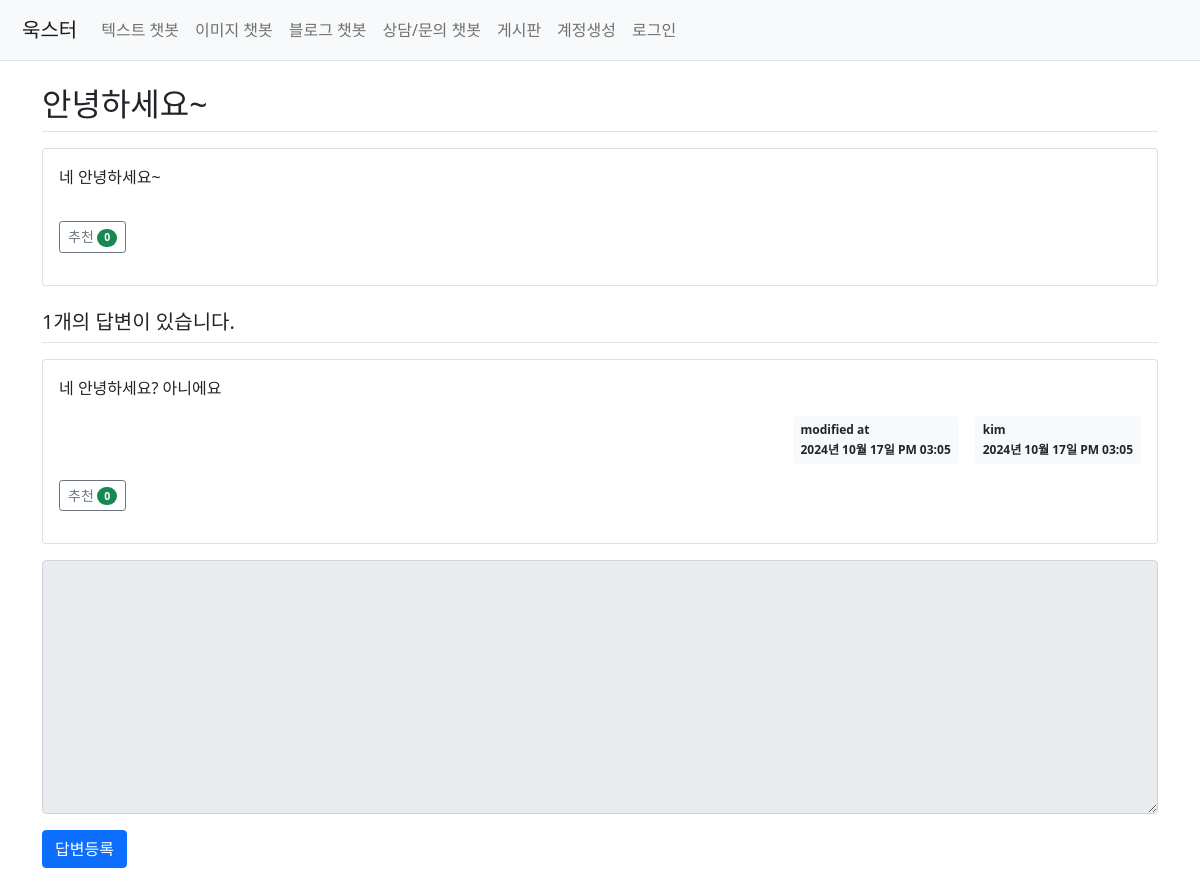
/question/detail/1/, run on an earlier commit of the app's database.
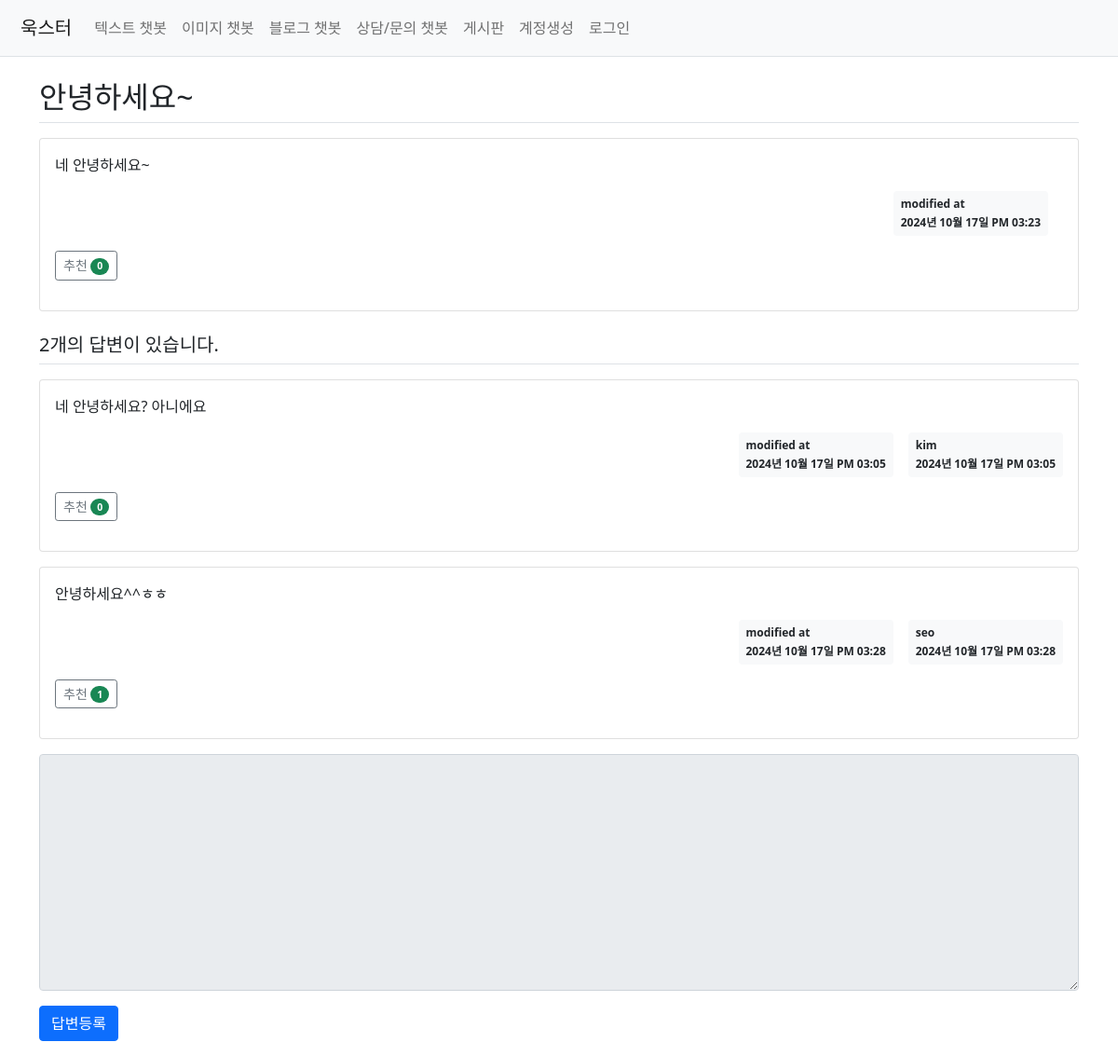
And on a later commit of the database.
### my_flask_app/models.py (models this page shows)
class Question(db.Model):
    id = db.Column(db.Integer, primary_key=True)
    subject = db.Column(db.String(200), nullable=False)
    content = db.Column(db.Text(), nullable=False)
    create_date = db.Column(db.DateTime(), nullable=False)
    user_id = db.Column(db.Integer, db.ForeignKey('user.id', ondelete='CASCADE'), nullable=False)
    user = db.relationship('User', backref=db.backref('question_set'))
    modify_date = db.Column(db.DateTime(), nullable=True)
    voter = db.relationship('User', secondary=question_voter, backref=db.backref('question_voter_set'))

class Answer(db.Model):
    id = db.Column(db.Integer, primary_key=True)
    question_id = db.Column(db.Integer, db.ForeignKey('question.id', ondelete='CASCADE'))
    question = db.relationship('Question', backref=db.backref('answer_set'))
    content = db.Column(db.Text(), nullable=False)
    create_date = db.Column(db.DateTime(), nullable=False)
    user_id = db.Column(db.Integer, db.ForeignKey('user.id', ondelete='CASCADE'), nullable=False)
    user = db.relationship('User', backref=db.backref('answer_set'))
    modify_date = db.Column(db.DateTime(), nullable=True)
    voter = db.relationship('User', secondary=answer_voter, backref=db.backref('answer_voter_set'))

class User(db.Model):
    id = db.Column(db.Integer, primary_key=True)
    username = db.Column(db.String(150), unique=True, nullable=False)
    password = db.Column(db.String(200), nullable=False)
    email = db.Column(db.String(120), unique=True, nullable=False)

### my_flask_app/views/question_views.py (the view)
@bp.route('/detail/<int:question_id>/')
def detail(question_id):
    form = AnswerForm()
    question = Question.query.get_or_404(question_id)
    return render_template('question/question_detail.html', question=question, form=form)

### my_flask_app/forms.py
class AnswerForm(FlaskForm):
    content = TextAreaField('내용', validators=[DataRequired('내용은 필수입력 항목입니다.')])

### my_flask_app/filter.py (called while the page is built)
def format_datetime(value, fmt='%Y년 %m월 %d일 %p %I:%M'):
    return value.strftime(fmt)

### my_flask_app/views/auth_views.py (called while the page is built)
@bp.before_app_request
def load_logged_in_user():
    user_id = session.get('user_id')
    if user_id is None:
        g.user = None
    else:
        g.user = User.query.get(user_id)

### my_flask_app/templates/question/question_detail.html (shortened to what this page needs)
{% extends 'base.html' %}
{% block content %}
<div class="container my-3">
    <h2 class="border-bottom py-2">{{ question.subject }}</h2>
    <div class="card my-3">
        <div class="card-body">
            <div class="card-text">{{ question.content|markdown }}</div>
            <div class="d-flex justify-content-end">
                {% if question.modify_date %}
                <div class="badge bg-light text-dark p-2 text-start mx-3">
                    <div class="mb-2">modified at</div>
                    <div>{{ question.modify_date|datetime }}</div>
                </div>
                {% endif %}
            </div>
            <div class="my-3">
                <a href="javascript:void(0)" data-uri="{{ url_for('question.vote', question_id=question.id) }}"
                    class="recommend btn btn-sm btn-outline-secondary"> 추천
                    <span class="badge rounded-pill bg-success">{{ question.voter|length }}</span>
                </a>
            </div>
        </div>
    </div>
    <h5 class="border-bottom my-3 py-2">{{ question.answer_set|length }}개의 답변이 있습니다.</h5>
    {% for answer in question.answer_set %}
    <div class="card my-3">
        <div class="card-body">
            <div class="card-text">{{ answer.content|markdown }}</div>
            <div class="d-flex justify-content-end">
                {% if answer.modify_date %}
                <div class="badge bg-light text-dark p-2 text-start mx-3">
                    <div class="mb-2">modified at</div>
                    <div>{{ answer.modify_date|datetime }}</div>
                </div>
                {% endif %}
                <div class="badge bg-light text-dark p-2 text-start">
                    <div class="mb-2">{{ answer.user.username }}</div>
                    <div>{{ answer.create_date|datetime }}</div>
                </div>
            </div>
            <div class="my-3">
                <a href="javascript:void(0)" data-uri="{{ url_for('answer.vote', answer_id=answer.id) }}"
                    class="recommend btn btn-sm btn-outline-secondary"> 추천
                    <span class="badge rounded-pill bg-success">{{ answer.voter|length }}</span>
                </a>
            </div>
        </div>
    </div>
    {% endfor %}
    <form action="{{ url_for('answer.create', question_id=question.id) }}" method="post" class="my-3">
        <div class="mb-3">
            <textarea {% if not g.user %}disabled{% endif %}
                    name="content" id="content" class="form-control" rows="10"></textarea>
        </div>
        <input type="submit" value="답변등록" class="btn btn-primary">
    </form>
</div>
{% endblock %}

### my_flask_app/templates/base.html (shortened to what this page needs)
<!doctype html>
<html lang="ko">
<head>
    <link rel="stylesheet" href="{{ url_for('static', filename='bootstrap.min.css') }}">
    <link rel="stylesheet" href="{{ url_for('static', filename='style.css') }}">
</head>
<body>
<nav class="navbar navbar-expand-lg navbar-light bg-light border-bottom">
    <div class="container-fluid">
        <a class="navbar-brand" href="{{ url_for('main.index') }}">욱스터</a>
        <div class="collapse navbar-collapse" id="navbarSupportedContent">
            <ul class="navbar-nav me-auto mb-2 mb-lg-0">
                <li class="nav-item">
                    <a class="nav-link" href="#">텍스트 챗봇</a>
                </li>
                <li class="nav-item">
                    <a class="nav-link" href="#">이미지 챗봇</a>
                </li>
                <li class="nav-item">
                    <a class="nav-link" href="#">블로그 챗봇</a>
                </li>
                <li class="nav-item">
                    <a class="nav-link" href="#">상담/문의 챗봇</a>
                </li>
                <li class="nav-item">
                    <a class="nav-link" href="{{ url_for('question._list') }}">게시판</a>
                </li>
                <li class="nav-item">
                    <a class="nav-link" href="{{ url_for('auth.signup') }}">계정생성</a>
                </li>
                <li class="nav-item">
                    {% if g.user %}
                        <a class="nav-link" href="{{ url_for('auth.logout') }}">{{ g.user.username }} (로그아웃)</a>
                    {% else %}
                        <a class="nav-link" href="{{ url_for('auth.login') }}">로그인</a>
                    {% endif %}
                </li>
            </ul>
        </div>
    </div>
</nav>
{% block content %}
{% endblock %}
</body>
</html>

### my_flask_app/templates/base.html (style rules this page uses)
body, html { margin: 0; padding: 0; height: 100%; width: 100%; display: flex; flex-direction: column; align-items: center; }
.navbar { width: 100%; display: flex; justify-content: flex-end; padding: 10px; background-color: #f0f0f0; }

What changed in the data, as far as the page shows it:
changed Question "안녕하세요~": modify_date (not shown) → "2024년 10월 17일 PM 03:23"
added Answer: content "안녕하세요^^ㅎㅎ", modify_date "2024년 10월 17일 PM 03:28", user.username "seo", create_date "2024년 10월 17일 PM 03:28", voter|length "1"
Also different on the page:
{{ question.answer_set|length }}: "1" → "2"
text now shown: "modified at"
